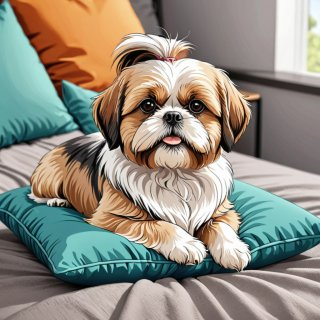
#> input picture server/output/thumbnail.jpg, 320 x 320 px
$ python slic_segment.py ../../../output/thumbnail.jpg out 5
#> lines starting #> are read from the running program, lines starting #| are printed output that depends on the picture; after the words box and inside, x2 and y2 are one past the last pixel; in counts of white or black regions, pixels touching at a corner belong together
#> in segment_image_enhanced, image is the input picture: shape (320, 320, 3); mean R, G, B 145.3, 140.8, 129
#| Image loaded: (320, 320, 3)
import sys, os
import numpy as np
from skimage import io, segmentation, color, graph, filters, transform
from skimage.color import rgb2lab
from skimage.segmentation import find_boundaries, relabel_sequential
from collections import defaultdict
from scipy.ndimage import distance_transform_edt, center_of_mass
import json
import imageio

# --- Enhanced Segmentation Settings ---
# Adaptive segmentation based on image size
def calculate_segments(image_shape):
    """Calculate optimal number of segments based on image size"""
    height, width = image_shape[:2]
    # Aim for segments roughly 50x50 pixels each for good detail
    target_segment_size = 50
    segments = (height * width) // (target_segment_size ** 2)
    # Keep within reasonable bounds for coloring book generation
    return max(8000, min(segments, 15000))

# Default settings (used when adaptive calculation isn't desired)
DEFAULT_SEGMENTS = 12000
COMPACTNESS = 1           # Higher = more regular shapes, less edge-following
MERGE_THRESHOLD = 25      # Higher = more aggressive merging
MIN_REGION_SIZE = 500     # Remove regions smaller than this
RELABEL_REGIONS = True    # Whether to relabel regions sequentially
OUTPUT_DIR = "output"     # Output folder
THUMBNAIL_SIZE = 320      # Thumbnail size

def generate_thumbnail(image: np.ndarray, output_path: str, size: int = THUMBNAIL_SIZE):
    """Generate a thumbnail image with specified size"""
#> called with output_path = 'out/thumbnail.jpg', size = 320
    print(f"Generating {size}x{size} thumbnail...")

    # Ensure image is in the correct format (uint8, 0-255 range)
    if image.dtype != np.uint8:
        if image.max() <= 1.0:
            # Image is in 0-1 range, scale to 0-255
            image = (image * 255).astype(np.uint8)
        else:
            # Image is in 0-255 range but wrong dtype
            image = image.astype(np.uint8)

    # Resize image to thumbnail size while maintaining aspect ratio
    # Use anti_aliasing=True for better quality
    thumbnail = transform.resize(
        image,
        (size, size),
        anti_aliasing=True,
        preserve_range=True
    )

    # Ensure thumbnail is in uint8 format
    if thumbnail.dtype != np.uint8:
        thumbnail = np.clip(thumbnail, 0, 255).astype(np.uint8)

    # Save as JPG using imageio
    imageio.imwrite(output_path, thumbnail, quality=85)
    print(f"Thumbnail saved to: {output_path}")

# Enhanced SLIC segmentation with edge-aware processing
def slic_segment_enhanced(image: np.ndarray, segments=None, compactness=COMPACTNESS) -> np.ndarray:
    """Enhanced SLIC segmentation with better boundary preservation"""
#> called with compactness = 1
    if segments is None:
        segments = calculate_segments(image.shape)
#> segments = 8000

    print(f"Using {segments} segments for image of size {image.shape[:2]}")
#| Using 8000 segments for image of size (320, 320)

    # Use enhanced SLIC with better parameters for coloring book generation
    return segmentation.slic(
        image,
        n_segments=segments,
        compactness=compactness,
        start_label=0,
        enforce_connectivity=True,  # Ensures regions are connected
        convert2lab=True,  # Better color space for segmentation
        sigma=1  # Gaussian smoothing for better edge preservation
    )
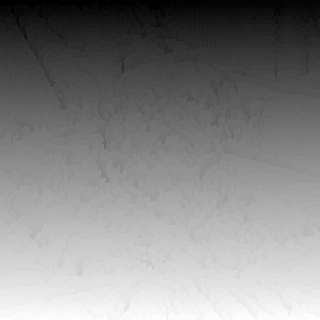
#> returned value: shape (320, 320) int64; min 0, max 4183, mean 2198.9; drawn with min black and max white
#| Initial segmentation complete: 4184 regions
#> in segment_image_enhanced, `image_lab = rgb2lab(image)`: image_lab: shape (320, 320, 3) float64; mean of channels 0, 1, 2 58.2, 1.2, 7.6

# Converts image to LAB color space and builds Region Adjacency Graph (RAG) for merging superpixels
def build_rag(image_lab: np.ndarray, labels: np.ndarray) -> graph.RAG:
    return graph.rag_mean_color(image_lab, labels)

# Enhanced merge function with better color averaging
def merge_func(g, src, dst):
    g.nodes[dst]['total color'] += g.nodes[src]['total color']
    g.nodes[dst]['pixel count'] += g.nodes[src]['pixel count']
    g.nodes[dst]['mean color'] = g.nodes[dst]['total color'] / g.nodes[dst]['pixel count']

# Enhanced weight function considering color similarity more intelligently
def weight_func_enhanced(g, src, dst, n):
    """Enhanced weight function that prevents large regions from swallowing smaller ones"""
#> in segment_image_enhanced, `labels = graph.merge_hierarchical( labels, rag, thresh=merge_thresh, r..`: labels: shape (320, 320) int64; 234 distinct labels, from 0 to 233
#| After merging: 234 regions
    color_diff = g.nodes[dst]['mean color'] - g.nodes[n]['mean color']
    color_weight = np.linalg.norm(color_diff)

    # Get region sizes
    dst_size = g.nodes[dst]['pixel count']
    n_size = g.nodes[n]['pixel count']

    # Calculate size penalty - larger regions get penalized more
    # This prevents "swallowing" of smaller regions by large ones
    size_ratio = dst_size / max(n_size, 1)  # Avoid division by zero
    size_penalty = 0

    if size_ratio > 15:  # If destination is 5x larger than source
        size_penalty = 20 * (size_ratio - 5)  # Progressive penalty
    elif size_ratio > 30:  # If destination is 10x larger
        size_penalty = 50 * (size_ratio - 10)  # Even stronger penalty

    # Also penalize if the resulting region would be too large
    combined_size = dst_size + n_size
    if combined_size > 10000:  # Adjust this threshold based on your needs
        size_penalty += 30

    total_weight = color_weight + size_penalty

    # Add slight penalty for very different regions to preserve important boundaries
    if color_weight > 50:
        total_weight *= 1.2

    return {'weight': total_weight}


# Enhanced small region merging with color similarity consideration
def merge_small_regions_enhanced(labels: np.ndarray, image: np.ndarray, min_size=MIN_REGION_SIZE) -> np.ndarray:
    """Enhanced small region merging considering color similarity"""
#> called with min_size = 500
    label_sizes = dict(zip(*np.unique(labels, return_counts=True)))
#> label_sizes = 234 items
    small_labels = [l for l, s in label_sizes.items() if s < min_size]
#> small_labels = 213 values from 0 to 233

    if not small_labels:
        return labels

    # Calculate mean colors for each region (excluding background label 0)
    region_colors = {}
    for label in np.unique(labels):
        if label == 0:  # Skip background label
            continue
        mask = labels == label
        region_colors[label] = np.mean(image[mask], axis=0)
#> after the loop, region_colors = 233 items

    # Build adjacency map
    label_adjacency = defaultdict(set)
    padded = np.pad(labels, 1, mode='edge')
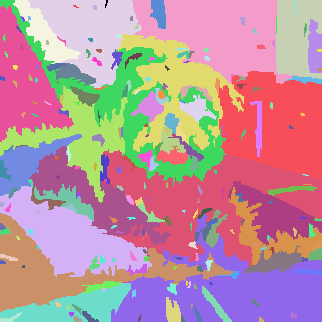
#> padded: shape (322, 322) int64; 234 distinct labels, from 0 to 233; one colour per label, 0 black

    for y in range(1, padded.shape[0] - 1):
        for x in range(1, padded.shape[1] - 1):
            center = padded[y, x]
            neighbors = set(padded[y - 1:y + 2, x - 1:x + 2].flatten())
            neighbors.discard(center)
            label_adjacency[center].update(neighbors)

    # Merge small regions based on color similarity and boundary length
    for label in small_labels:
        mask = labels == label
        large_neighbors = [n for n in label_adjacency[label] if n not in small_labels and n != 0]
        if not large_neighbors:
            continue

        # Find best neighbor based on color similarity and boundary length
        best_neighbor = None
        best_score = float('inf')

        for neighbor in large_neighbors:
            # Skip if neighbor is not in our color dictionary (shouldn't happen, but safety check)
            if neighbor not in region_colors or label not in region_colors:
                continue

            boundary_length = np.sum((labels == neighbor) & find_boundaries(mask, connectivity=1))
            if boundary_length == 0:
                continue

            color_diff = np.linalg.norm(region_colors[label] - region_colors[neighbor])

            # Score based on boundary length and color similarity
            # Lower score = better match
            score = color_diff / (boundary_length + 1)  # Avoid division by zero

            if score < best_score:
                best_score = score
                best_neighbor = neighbor

        if best_neighbor is not None:
            labels[mask] = best_neighbor
#> this loop made 213 passes
#> (label, large_neighbors) on passes 4 to 6: (5, [3]), (6, [25]), (7, [19, 28])
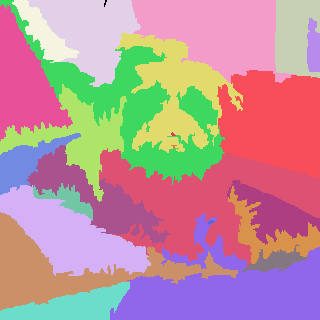
#> labels: shape (320, 320) int64; 25 distinct labels, from 0 to 223; one colour per label, 0 black
#> mask: shape (320, 320) bool; 0.03% white; 1 white region, box (x1, y1, x2, y2) and area: (72, 315, 81, 320) 33

    return labels


# Enhanced visual center computation with better edge handling
def compute_visual_centers_enhanced(label_map: np.ndarray, output_path: str):
    """Enhanced visual center computation with region size calculation for smart labels"""
    height, width = label_map.shape
    centers = {}
    region_sizes = {}

    unique_labels = np.unique(label_map)
    print(f"Computing visual centers and sizes for {len(unique_labels)} regions...")

    for label in unique_labels:
        if label == 0:
            continue

        mask = (label_map == label).astype(np.uint8)
        pixel_count = np.count_nonzero(mask)

        if pixel_count == 0:
            continue

        # Calculate region size (pixel count)
        region_sizes[int(label)] = pixel_count

        # Use distance transform to find the most central point
        distance = distance_transform_edt(mask)
        y, x = np.unravel_index(np.argmax(distance), distance.shape)

        # Enhanced edge detection - use larger margin for better center placement
        margin = 10  # Increased margin for better center placement
        if (
            x <= margin or x >= width - margin or
            y <= margin or y >= height - margin
        ):
            # Too close to edge, use weighted center of mass
            weighted_distance = distance * mask
            cy, cx = center_of_mass(weighted_distance)
            x, y = int(cx), int(cy)

            # Ensure coordinates are within bounds
            x = max(0, min(x, width - 1))
            y = max(0, min(y, height - 1))

        centers[int(label)] = [int(x), int(y)]

    # Save both centers and sizes
    output_data = {
        'centers': centers,
        'sizes': region_sizes
    }

    with open(output_path, 'w') as f:
        json.dump(output_data, f, indent=2)

    print(f"Visual centers and region sizes saved to {output_path}")
    print(f"Region size range: {min(region_sizes.values())} - {max(region_sizes.values())} pixels")


# Enhanced main segmentation pipeline
def segment_image_enhanced(
    input_path: str,
    output_dir: str = OUTPUT_DIR,
    segments: int = None,  # Now adaptive by default
    compactness: float = COMPACTNESS,
    merge_thresh: float = MERGE_THRESHOLD,
    min_region_size: int = MIN_REGION_SIZE,
    relabel: bool = RELABEL_REGIONS,
):
    """Enhanced segmentation pipeline with improved quality for coloring book generation"""
    print(f"Processing image: {input_path}")

    # Load and preprocess image
    image = io.imread(input_path)
    print(f"Image loaded: {image.shape}")

    # Generate thumbnail first
    thumbnail_path = os.path.join(output_dir, "thumbnail.jpg")
    generate_thumbnail(image, thumbnail_path, THUMBNAIL_SIZE)

    # Enhanced SLIC segmentation

    labels = slic_segment_enhanced(image, segments, compactness)

    print(f"Initial segmentation complete: {len(np.unique(labels))} regions")


    # Convert to LAB color space for better color-based merging
    image_lab = rgb2lab(image)
    rag = build_rag(image_lab, labels)

    # Enhanced hierarchical merging
    labels = graph.merge_hierarchical(
            labels, rag, thresh=merge_thresh,
            rag_copy=False, in_place_merge=True,
            merge_func=merge_func,
            weight_func=weight_func_enhanced)

    print(f"After merging: {len(np.unique(labels))} regions")

    # Enhanced small region merging
    labels = merge_small_regions_enhanced(labels, image, min_region_size)


    print(f"After small region merging: {len(np.unique(labels))} regions")
#| After small region merging: 25 regions

    # Relabel regions sequentially if requested
    if relabel:
        labels, _, _ = relabel_sequential(labels)
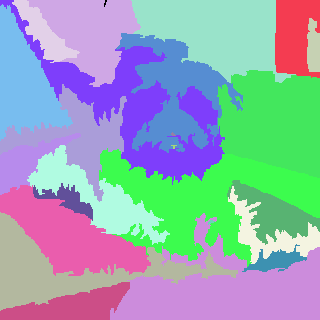
#> labels: shape (320, 320) int64; 25 distinct labels, from 0 to 24; one colour per label, 0 black
        print(f"After relabeling: {len(np.unique(labels))} regions")
#| After relabeling: 25 regions

    labels = labels + 1
#> labels: shape (320, 320) int64; 25 distinct labels, from 1 to 25

    # Generate output
    avg_color = color.label2rgb(labels, image, kind='avg')
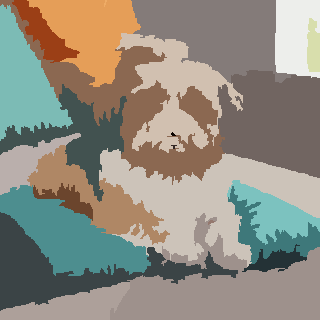
#> avg_color: shape (320, 320, 3); mean R, G, B 144.7, 140.4, 128.5

    # Create output directory and save results
    os.makedirs(output_dir, exist_ok=True)
    np.save(f'{output_dir}/labels.npy', labels)
    io.imsave(f'{output_dir}/avg_colored.png', (avg_color * 255).astype(np.uint8))
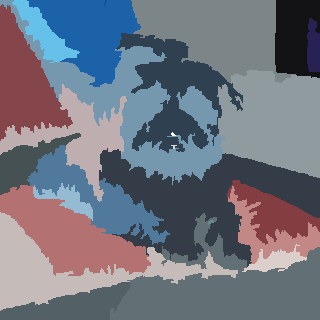
#> saved as avg_colored.png: shape (320, 320, 3); mean R, G, B 111.3, 115.6, 127.5

    # Use enhanced visual center computation
    compute_visual_centers_enhanced(labels, f'{output_dir}/visual_centers.json')
#> in compute_visual_centers_enhanced, `unique_labels = np.unique(label_map)`: unique_labels = 25 values from 1 to 25
#> (printed output is left out)
#> the loop in compute_visual_centers_enhanced, `for label in unique_labels:` made 25 passes
#> (pixel_count, y, x, cy, cx) on passes 1, 2, 3, 4, 6, 9, 13, 14, 23, 24, 25: (11, 2, 104, 2.64, 104.8), (2742, 29, 294, 29.56, 294.4), (5305, 26, 87, 26.32, 87.84), (594, 49, 314, 49.84, 314.6), (8341, 23, 216, 23.37, 216.2), (5067, 81, 17, 81.42, 17.49), (8650, 123, 283, 123.2, 283.9), (1826, 164, 18, 164.9, 18.17), (6572, 268, 33, 268.9, 33.6), (10935, 301, 239, 301.9, 239.2), (2735, 309, 70, 309.5, 70.99)
#> (pixel_count, y, x) on passes 5, 7, 8, 10, 11, 12: (1473, 49, 55), (6032, 76, 175), (9469, 107, 141), (12, 133, 172), (4446, 151, 85), (12, 145, 171)
#> after the loop in compute_visual_centers_enhanced, `for label in unique_labels:`:
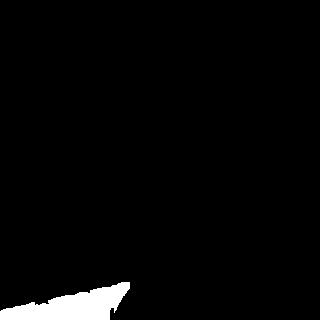
#> mask: shape (320, 320); values 0 (black) and 1 (white), 2.7% white; 1 white region, box (x1, y1, x2, y2) and area: (0, 282, 130, 320) 2735
#> after the loop in compute_visual_centers_enhanced, `for label in unique_labels:`: centers = 25 items; cx = 70.99; cy = 309.5; region_sizes = 25 items
#| Region size range: 11 - 11124 pixels


    print(f' Enhanced segmentation complete!')
    print(f' Output saved to: {output_dir}')
    print(f' Generated {len(np.unique(labels))} coloring regions')
#|  Generated 25 coloring regions

# Command Line Interface Entrypoint
if __name__ == "__main__":
    if len(sys.argv) < 2:
        print("Usage: python slic_segment.py <input_image_path> [output_dir] [use_enhanced]")
        print("  use_enhanced: 1 for enhanced mode (default), 0 for legacy mode")
        sys.exit(1)

    input_path = sys.argv[1]
    output_dir = sys.argv[2] if len(sys.argv) > 2 else OUTPUT_DIR
    use_enhanced = int(sys.argv[3]) if len(sys.argv) > 3 else 1

    print(f"Starting {'enhanced' if use_enhanced else 'legacy'} segmentation...")
    segment_image_enhanced(input_path, output_dir)
